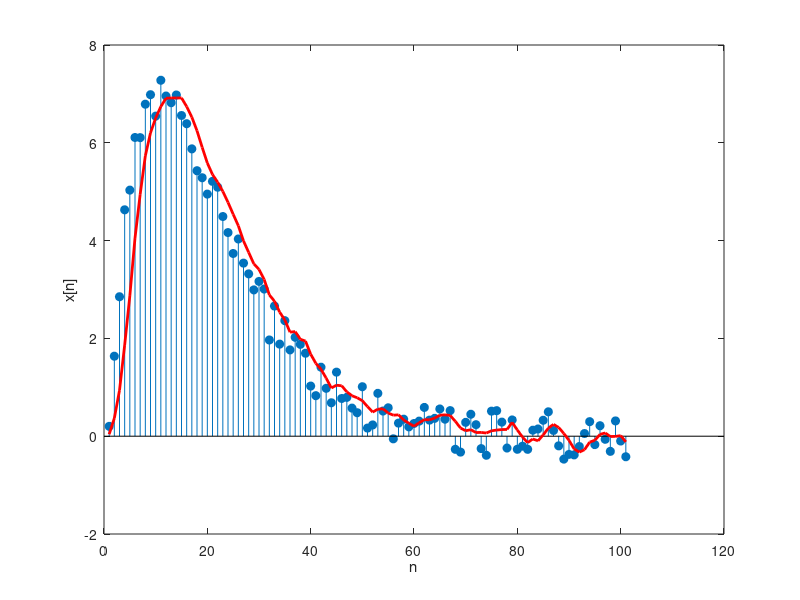

Reproduce this figure in MATLAB.
clc;
clear all;
close all;
warning off;
%Moving average filter
n=0:1:100;
s=2*n.*((0.9).^n);
d=-0.5+rand(1,length(n));
x=s+d;
M=5; %size of moving average filter , also check for values 7 and 9
t=ones(1,M);
num=(1/M)*t;
den=[1];
y=filter(num,den,x);
stem(x,'filled');
hold on;
plot(y,'r','linewidth',2);
ylabel('x[n]');
xlabel('n');